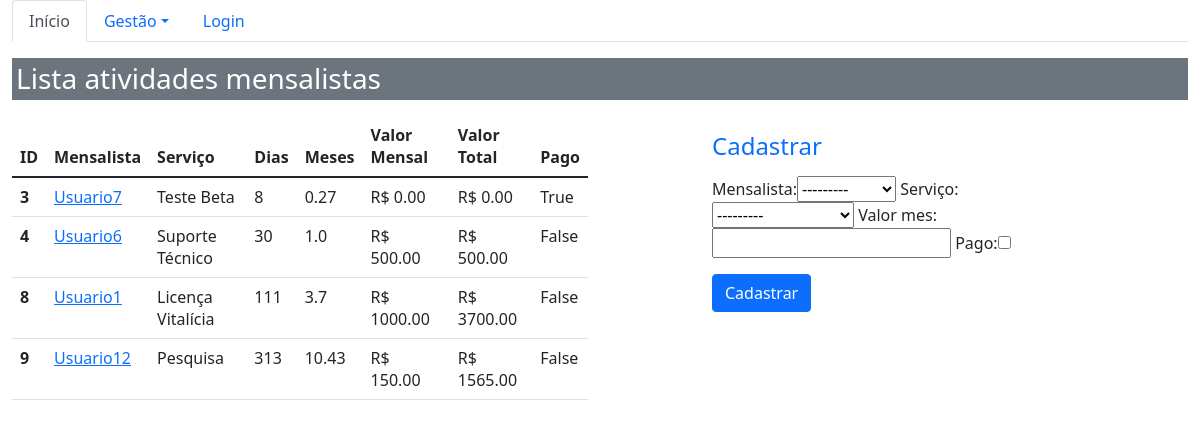
Screenshot of /sistema/atividades_mes/ with the database file from the repository.
### core/models.py (models this page shows, shortened)
class AtividadeMes(models.Model):
    mensalista = models.ForeignKey(Mensalista, on_delete=models.PROTECT)
    finalidade = models.ForeignKey(Finalidade, on_delete=models.PROTECT, verbose_name='serviço')
    valor_mes = models.DecimalField(max_digits=6, decimal_places=2)
    pago = models.BooleanField(default=False)
    def dias_total(self):
        return math.ceil(((self.mensalista.termino - self.mensalista.inicio).total_seconds() / 86400)-1)
    def mes_total(self):
        return round(self.dias_total()/30, 2)
    def valor_total(self):
        return round(self.valor_mes * self.dias_total()/30, 2)

class Mensalista(models.Model):
    usuario = models.ForeignKey(Pessoa, on_delete=models.PROTECT)
    inicio = models.DateTimeField(auto_now=False)
    termino = models.DateTimeField(auto_now=True, null=True, blank=True)
    def __str__(self):
        return str(self.usuario)# + ' - ' + str(self.inicio)

class Pessoa(models.Model):
    nome = models.CharField(max_length=100)
    telefone = models.CharField(max_length=20)
    email = models.EmailField()
    profissao = models.CharField(max_length=100)
    area_atuacao = models.CharField(max_length=100)
    def __str__(self):
        return self.nome

class Finalidade(models.Model):
    nome = models.CharField(max_length=20)
    def __str__(self):
        return self.nome

### core/views.py (the view)
# urls.py: path('atividades_mes/', lista_atividades_mes,
def lista_atividades_mes(request):
    atividade_mes = AtividadeMes.objects.all()
    form = AtividadeMesForm()
    data = {'atividades_mes': atividade_mes, 'forms':form}
    return render(request, 'core/lista_atividades_mes.html', data)

### core/forms.py
class AtividadeMesForm(ModelForm):
    class Meta:
        model = AtividadeMes
        fields = '__all__'
        labels = {
            'finalidade': 'Serviço',
        }

### core/templates/core/lista_atividades_mes.html (shortened to what this page needs)
{%  extends 'base.html' %}
{% load bootstrap %}
{% block menu %}
    <ul class="nav nav-tabs">
      <li class="nav-item">
        <a class="nav-link active" aria-current="page" href="{% url 'core_home' %}">Início</a>
      </li>
      <li class="nav-item dropdown">
        <a class="nav-link dropdown-toggle" data-bs-toggle="dropdown" href="#" role="button" aria-expanded="false">Gestão</a>
      </li>
    {% if user.is_authenticated %}
         <li class="nav-item">
            <a class="nav-link disabled" href="">Olá {{ user }}!</a>
        </li>
        <li class="nav-item">
            <a class="nav-link" href="{% url 'logout' %}">Logout</a>
        </li>
    {% else %}
        <li class="nav-item">
            <a class="nav-link" href="{% url 'login' %}">Login</a>
        </li>
    {% endif %}
    </ul>
{% endblock %}
{% block main %}
    <div class="row">
            <div class="col-12">
                 <h3 class="p-1 mb-2 bg-secondary text-white">Lista atividades mensalistas</h3>
            </div>
    </div>
     <div class="row">
        <div class="col-sm-6 table-responsive">
            <table class="table">
              <thead>
                <tr>
                  <th scope="col">ID</th>
                  <th scope="col">Mensalista</th>
                  <th scope="col">Serviço</th>
                  <th scope="col">Dias</th>
                  <th scope="col">Meses</th>
                  <th scope="col">Valor Mensal</th>
                  <th scope="col">Valor Total</th>
                  <th scope="col">Pago</th>
                </tr>
              </thead>
              <tbody>
                {% for atividade_mes in atividades_mes %}
                    <tr>
                      <th scope="row">{{ atividade_mes.id }}</th>
                      <td ><a href="{% url 'core_atividade_mes_update' atividade_mes.id %}"
                             class="link-primary"> {{atividade_mes.mensalista}} </a>
                      </td>
                      <td>{{ atividade_mes.finalidade }}</td>
                      <td>{{ atividade_mes.dias_total }}</td>
                      <td>{{ atividade_mes.mes_total }}</td>
                      <td>R$ {{ atividade_mes.valor_mes }}</td>
                      <td>R$ {{ atividade_mes.valor_total }}</td>
                      <td>{{ atividade_mes.pago }}</td>
                    </tr>
                {% endfor %}
              </tbody>
            </table>
        </div>
        <div class="col-sm-4 offset-md-1">
            <h4 class="text-primary"> Cadastrar</h4>
            <form action="{% url 'core_atividade_mes_novo' %}" method="POST">
                {{ forms|bootstrap }}
                <button type="submit" class="btn btn-primary">
                    Cadastrar</button>
            </form>
        </div>
     </div>
{% endblock %}

### rows the page displays
AtividadeMes: id "3", mensalista "Usuario7", finalidade "Teste Beta", dias_total "8", mes_total "0.27", valor_mes "0.00", valor_total "0.00", pago "True"
AtividadeMes: id "4", mensalista "Usuario6", finalidade "Suporte Técnico", dias_total "30", mes_total "1.0", valor_mes "500.00", valor_total "500.00", pago "False"
AtividadeMes: id "8", mensalista "Usuario1", finalidade "Licença Vitalícia", dias_total "111", mes_total "3.7", valor_mes "1000.00", valor_total "3700.00", pago "False"
AtividadeMes: id "9", mensalista "Usuario12", finalidade "Pesquisa", dias_total "313", mes_total "10.43", valor_mes "150.00", valor_total "1565.00", pago "False"
